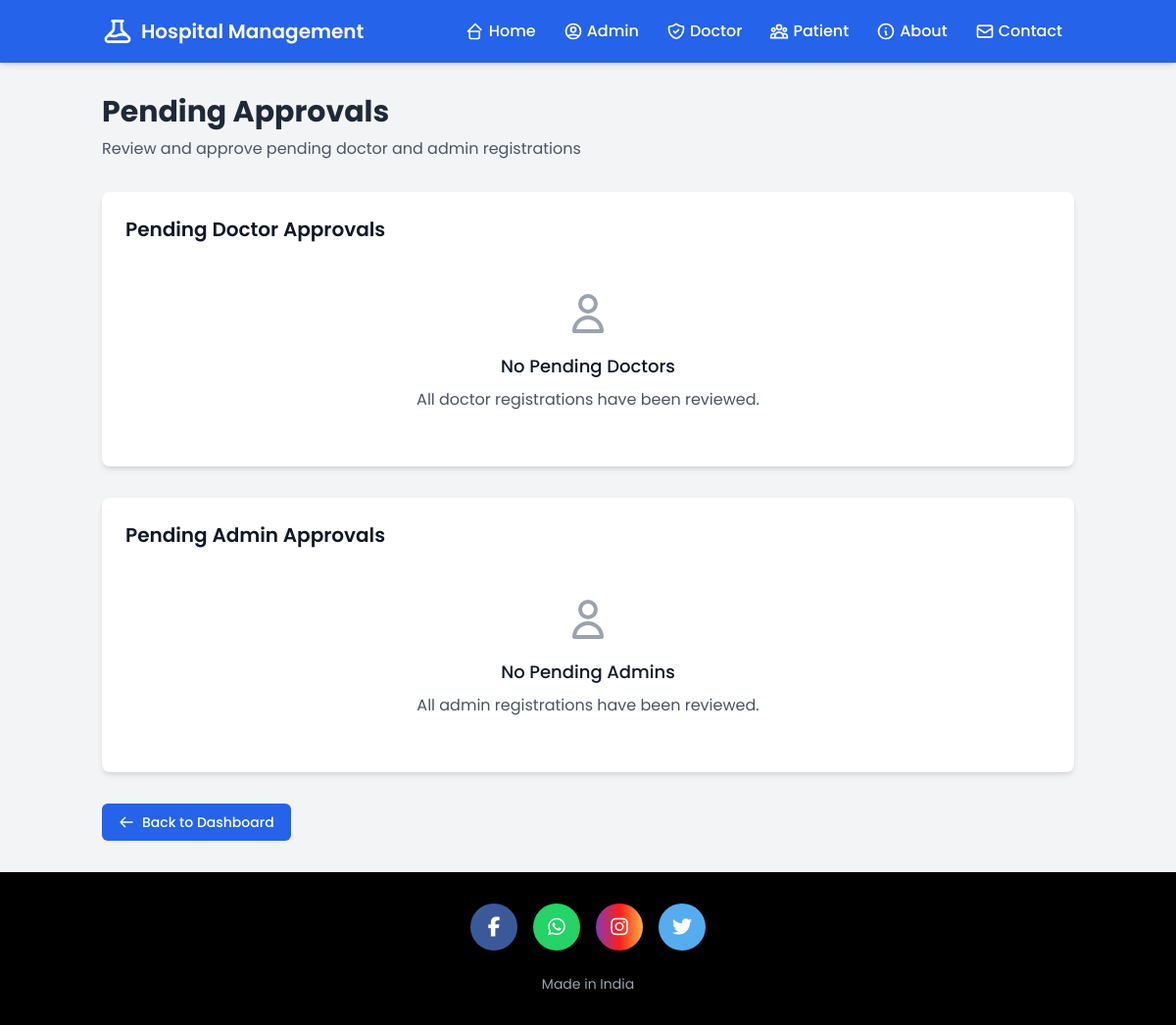
Page /admin-pending-approvals/ (signed in) on the earlier database version.
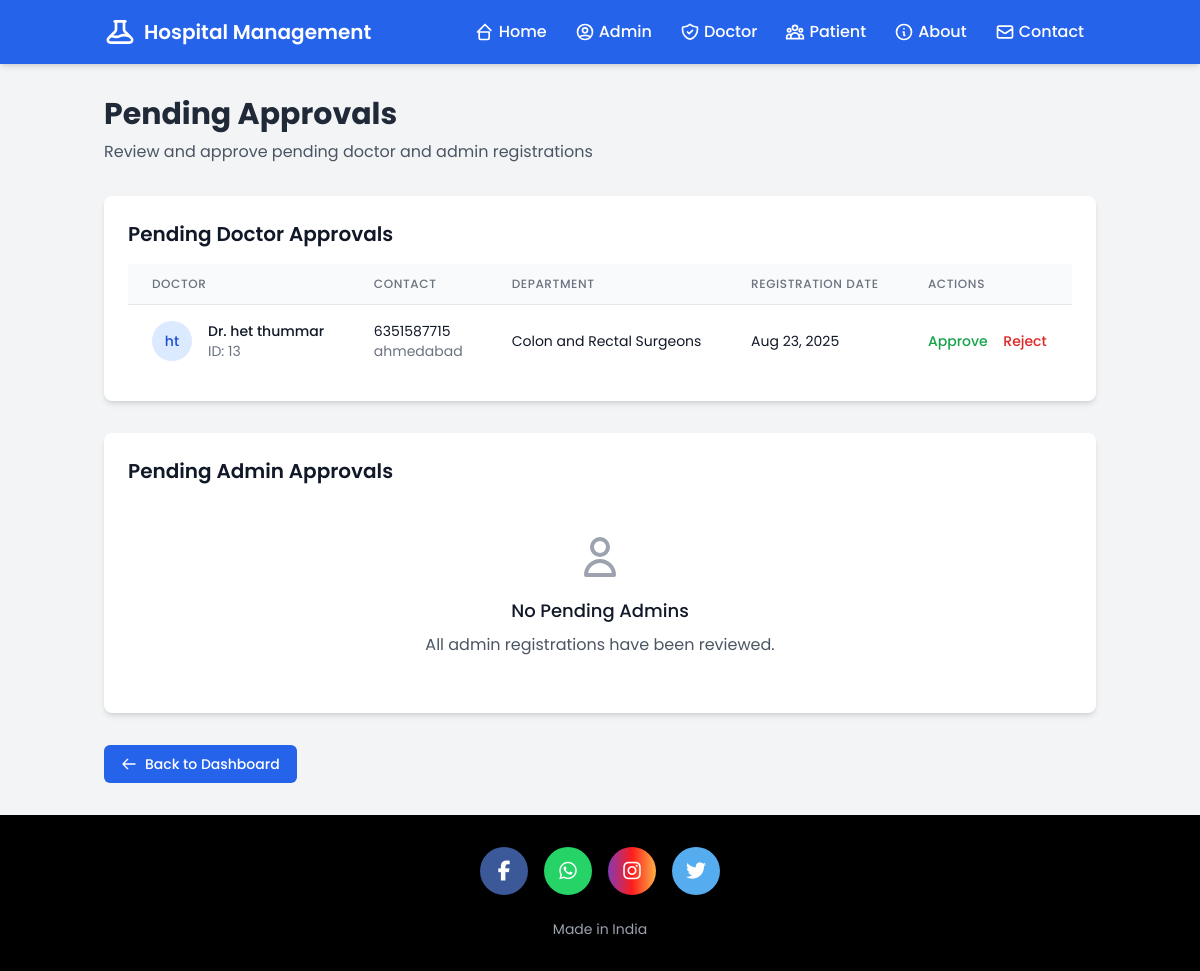
Same page on the later database version.
### hospital/models.py (models this page shows, shortened)
class Doctor(models.Model):
    user=models.OneToOneField(User,on_delete=models.CASCADE)
    profile_pic= models.ImageField(upload_to='profile_pic/DoctorProfilePic/',null=True,blank=True)
    address = models.CharField(max_length=40)
    mobile = models.CharField(max_length=20,null=True)
    department= models.CharField(max_length=50,choices=departments,default='Cardiologist')
    status=models.BooleanField(default=False)
    is_approved = models.BooleanField(default=False)  # Admin approval required
    approved_by = models.ForeignKey(User, on_delete=models.SET_NULL, null=True, blank=True, related_name='approved_doctors')
    approved_date = models.DateTimeField(null=True, blank=True)
    @property
    def get_name(self):
        return self.user.first_name+" "+self.user.last_name
    @property
    def get_id(self):
        return self.user.id

### hospital/views.py (the view)
# urls.py: path('admin-pending-approvals/', views.admin_pending_approvals, name='admin-pending-approvals'),
@login_required
def admin_pending_approvals(request):
    if not (request.user.is_superuser or request.user.groups.filter(name='Admin').exists() or
            AdminApproval.objects.filter(user=request.user, is_approved=True).exists()):
        request.session['alert_message'] = 'Access denied. Admin privileges required.'
        return redirect('home')
    pending_doctors = Doctor.objects.filter(is_approved=False)
    pending_admins = AdminApproval.objects.filter(is_approved=False)
    context = {
        'pending_doctors': pending_doctors,
        'pending_admins': pending_admins,
    }
    context['alert_message'] = request.session.pop('alert_message', None)
    return render(request, 'hospital/admin_pending_approvals.html', context)

### templates/hospital/admin_pending_approvals.html (shortened to what the changed rows need)
<!DOCTYPE html>
{% load static %}
<html lang="en">
<head>
    <script src="https://cdn.tailwindcss.com"></script>
</head>
<body class="bg-gray-100 min-h-screen">
    {% include "hospital/navbar.html" %}
    <div class="container mx-auto px-4 py-8">
        <div class="mb-8">
            <h1 class="text-3xl font-bold text-gray-800">Pending Approvals</h1>
        </div>
        <div class="bg-white rounded-lg shadow-md p-6 mb-8">
            <h2 class="text-xl font-semibold text-gray-900 mb-4">Pending Doctor Approvals</h2>
            {% if pending_doctors %}
                <div class="overflow-x-auto">
                    <table class="min-w-full divide-y divide-gray-200">
                        <thead class="bg-gray-50">
                            <tr>
                                <th class="px-6 py-3 text-left text-xs font-medium text-gray-500 uppercase tracking-wider">
                                    Doctor
                                </th>
                                <th class="px-6 py-3 text-left text-xs font-medium text-gray-500 uppercase tracking-wider">
                                    Contact
                                </th>
                                <th class="px-6 py-3 text-left text-xs font-medium text-gray-500 uppercase tracking-wider">
                                    Department
                                </th>
                                <th class="px-6 py-3 text-left text-xs font-medium text-gray-500 uppercase tracking-wider">
                                    Registration Date
                                </th>
                                <th class="px-6 py-3 text-left text-xs font-medium text-gray-500 uppercase tracking-wider">
                                    Actions
                                </th>
                            </tr>
                        </thead>
                        <tbody class="bg-white divide-y divide-gray-200">
                            {% for doctor in pending_doctors %}
                            <tr class="hover:bg-gray-50">
                                <td class="px-6 py-4 whitespace-nowrap">
                                    <div class="flex items-center">
                                        <div class="flex-shrink-0 h-10 w-10">
                                            {% if doctor.profile_pic %}
                                                <img class="h-10 w-10 rounded-full" src="{{ doctor.profile_pic.url }}" alt="">
                                            {% else %}
                                                <div class="h-10 w-10 rounded-full bg-blue-100 flex items-center justify-center">
                                                    <span class="text-sm font-medium text-blue-700">{{ doctor.user.first_name|first }}{{ doctor.user.last_name|first }}</span>
                                                </div>
                                            {% endif %}
                                        </div>
                                        <div class="ml-4">
                                            <div class="text-sm font-medium text-gray-900">
                                                Dr. {{ doctor.get_name }}
                                            </div>
                                            <div class="text-sm text-gray-500">
                                                ID: {{ doctor.get_id }}
                                            </div>
                                        </div>
                                    </div>
                                </td>
                                <td class="px-6 py-4 whitespace-nowrap">
                                    <div class="text-sm text-gray-900">{{ doctor.mobile }}</div>
                                    <div class="text-sm text-gray-500">{{ doctor.address }}</div>
                                </td>
                                <td class="px-6 py-4 whitespace-nowrap">
                                    <div class="text-sm text-gray-900">{{ doctor.department }}</div>
                                </td>
                                <td class="px-6 py-4 whitespace-nowrap">
                                    <div class="text-sm text-gray-900">{{ doctor.user.date_joined|date:"M d, Y" }}</div>
                                </td>
                                <td class="px-6 py-4 whitespace-nowrap text-sm font-medium">
                                    <a href="{% url 'approve-doctor' doctor.id %}"
                                       class="text-green-600 hover:text-green-900 mr-3">
                                        Approve
                                    </a>
                                    <a href="{% url 'reject-doctor' doctor.id %}"
                                       class="text-red-600 hover:text-red-900"
                                       onclick="return confirm('Are you sure you want to reject this doctor?')">
                                        Reject
                                    </a>
                                </td>
                            </tr>
                            {% endfor %}
                        </tbody>
                    </table>
                </div>
            {% else %}
                <div class="text-center py-8">
                    <div class="text-gray-400 mb-4">
                        <svg class="mx-auto h-12 w-12" fill="none" stroke="currentColor" viewBox="0 0 24 24">
                            <path stroke-linecap="round" stroke-linejoin="round" stroke-width="2" d="M16 7a4 4 0 11-8 0 4 4 0 018 0zM12 14a7 7 0 00-7 7h14a7 7 0 00-7-7z"></path>
                        </svg>
                    </div>
                    <h3 class="text-lg font-medium text-gray-900 mb-2">No Pending Doctors</h3>
                    <p class="text-gray-600">All doctor registrations have been reviewed.</p>
                </div>
            {% endif %}
        </div>
        <div class="bg-white rounded-lg shadow-md p-6 mb-8">
            <h2 class="text-xl font-semibold text-gray-900 mb-4">Pending Admin Approvals</h2>
        </div>
    </div>
    {% include "hospital/footer.html" %}
</body>
</html>

Differences in the rows shown:
added Doctor: user.first_name|first "h", user.last_name|first "t", get_name "het thummar", get_id "13", mobile "6351587715", address "ahmedabad", department "Colon and Rectal Surgeons", user.date_joined "Aug 23, 2025"
Other differences:
text no longer shown: "No Pending Doctors All doctor registrations have been reviewed."
text now shown: "DOCTOR CONTACT DEPARTMENT REGISTRATION DATE ACTIONS"
